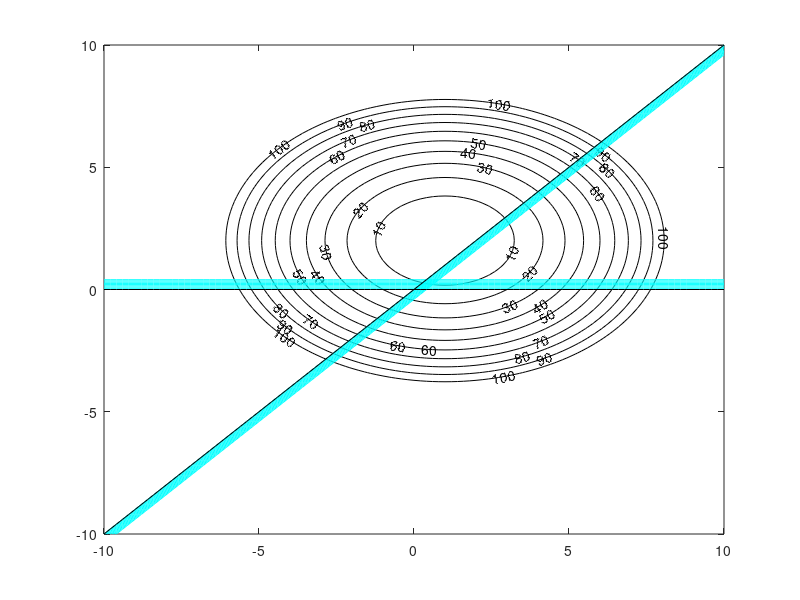

Here is the MATLAB script that generated this plot:
[x1, x2] = meshgrid(-10:0.2:10, -10:0.2:10);

f = 2 * (x1 - 1) .^ 2 + 3 * (x2 - 2) .^ 2;

c_levels = 0:10:100;
fc = contour(x1, x2, f, c_levels, "k");
clabel(fc);

g1 = x1 - x2;
g2 = x2;
hold on;

infeasible_levels = 0:0.05:0.4;
contour(x1, x2, g1, infeasible_levels, "c");
contour(x1, x2, g2, infeasible_levels, "c");

contour(x1, x2, g1, [0, 0], "k");
contour(x1, x2, g2, [0, 0], "k");
